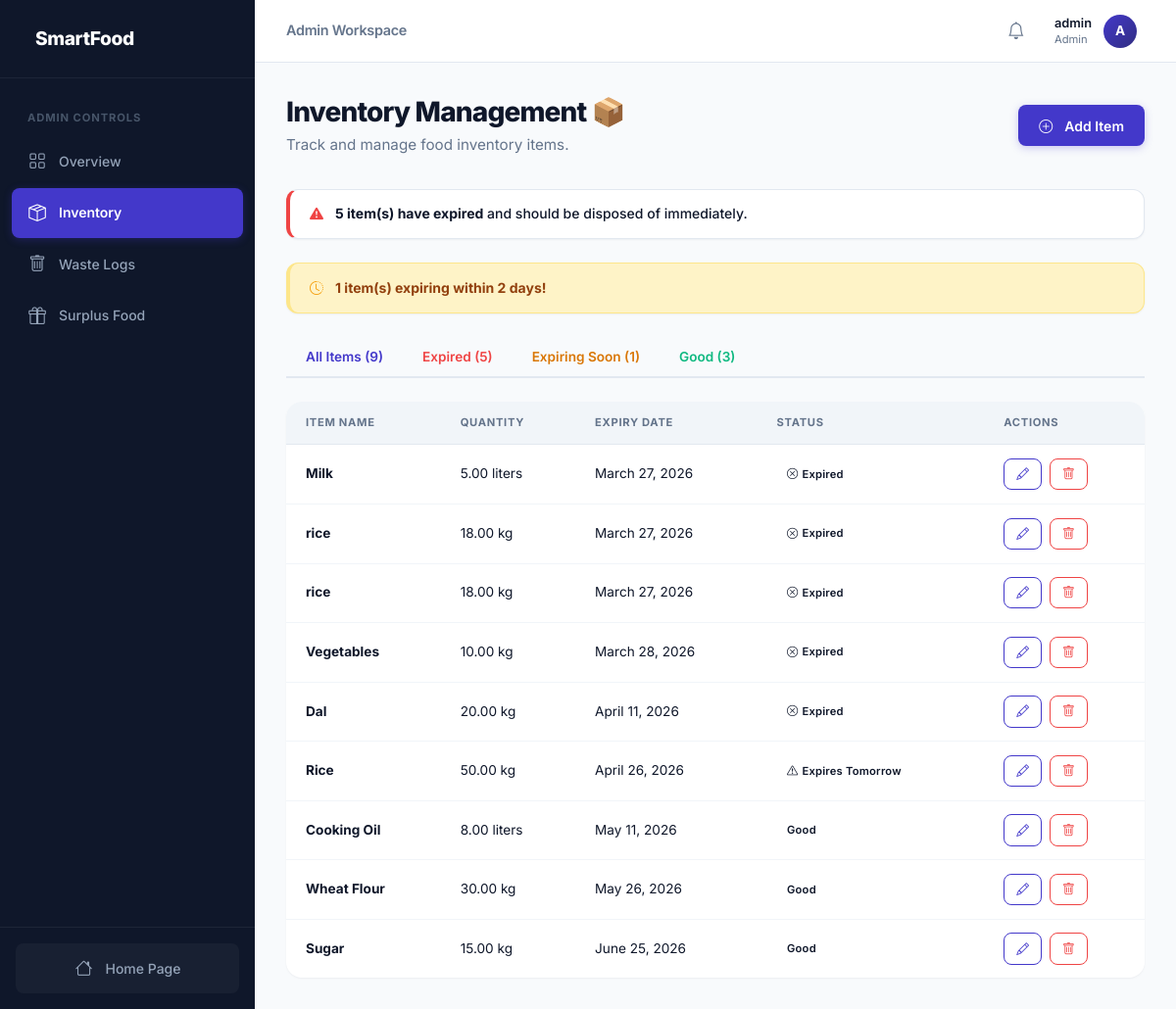
Screenshot of /inventory/ (signed in) with the database file from the repository.
### users/models.py (models this page shows, shortened)
class UserProfile(models.Model):
    user = models.OneToOneField(User, on_delete=models.CASCADE, related_name='profile')
    role = models.CharField(max_length=20, choices=ROLE_CHOICES, default='pending')
    phone = models.CharField(max_length=15, blank=True)
    organization = models.CharField(max_length=100, blank=True, help_text="For NGO users")
    food_provider = models.ForeignKey(
        FoodProvider, on_delete=models.SET_NULL, null=True, blank=True,
        related_name='members', help_text="Food Provider this user belongs to"
    )
    def is_student(self):
        return self.role == 'student'
    def is_admin(self):
        return self.role == 'admin'

### inventory/models.py (models this page shows, shortened)
class FoodItem(models.Model):
    name = models.CharField(max_length=200)
    quantity = models.DecimalField(max_digits=10, decimal_places=2)
    unit = models.CharField(max_length=50, default='kg')
    expiry_date = models.DateField()
    added_on = models.DateField(auto_now_add=True)
    notes = models.TextField(blank=True)
    food_provider = models.ForeignKey(
        FoodProvider, on_delete=models.SET_NULL, null=True, blank=True,
        related_name='inventory_items'
    )
    def is_expired(self):
        return self.expiry_date < timezone.now().date()
    def expires_soon(self):
        return self.expiry_date <= timezone.now().date() + timedelta(days=2)
    def expires_today(self):
        return self.expiry_date == timezone.now().date()
    def expires_tomorrow(self):
        return self.expiry_date == timezone.now().date() + timedelta(days=1)

### inventory/views.py (the view)
# urls.py: path('', views.inventory_list, name='inventory_list'),
@login_required
def inventory_list(request):
    today = timezone.now().date()
    provider = _get_provider(request)
    try:
        is_admin = request.user.profile.is_admin() or request.user.is_superuser
    except Exception:
        is_admin = request.user.is_superuser
    if is_admin:
        items = FoodItem.objects.all().order_by('expiry_date')
    elif provider:
        items = FoodItem.objects.filter(food_provider=provider).order_by('expiry_date')
    else:
        items = FoodItem.objects.none()
    expired = items.filter(expiry_date__lt=today)
    expiring_soon = items.filter(expiry_date__range=[today, today + timedelta(days=2)])
    good_items = items.filter(expiry_date__gt=today + timedelta(days=2))
    context = {
        'items': items,
        'expired': expired,
        'expiring_soon': expiring_soon,
        'good_items': good_items,
        'today': today,
    }
    return render(request, 'inventory/list.html', context)

### inventory/views.py (called while the page is built)
def _get_provider(request):
    try:
        return request.user.profile.food_provider
    except Exception:
        return None

### users/context_processors.py (called while the page is built, shortened)
def notifications_processor(request):
    if not request.user.is_authenticated:
        return {}
    notifications = list(Notification.objects.filter(user=request.user).order_by('-created_at')[:10])
    return {
        'notifications': notifications,
        'unread_notifications_count': sum(1 for n in notifications if not n.is_read)
    }

### templates/inventory/list.html (shortened to what this page needs)
{% extends 'base.html' %}
{% block content %}
<div class="page-header flex-between">
    <div>
        <h2>Inventory Management 📦</h2>
        <p class="page-subtitle">Track and manage food inventory items.</p>
    </div>
    <div class="page-header-actions">
        <a href="/inventory/add/" class="btn btn-primary"><i class="bi bi-plus-circle me-1"></i>Add Item</a>
    </div>
</div>
{% if expired %}
<div class="modern-alert alert-error mb-4">
    <i class="bi bi-exclamation-triangle-fill"></i>
    <div><strong>{{ expired|length }} item(s) have expired</strong> and should be disposed of immediately.</div>
</div>
{% endif %}
{% if expiring_soon %}
<div class="modern-alert alert-warning mb-4">
    <i class="bi bi-clock-history"></i>
    <div><strong>{{ expiring_soon|length }} item(s) expiring within 2 days!</strong></div>
</div>
{% endif %}
<div class="tab-nav" id="inventoryTabs">
    <button class="tab-link active" data-tab="all">All Items ({{ items|length }})</button>
    <button class="tab-link" data-tab="expired" style="color: var(--danger);">Expired ({{ expired|length }})</button>
    <button class="tab-link" data-tab="expiring" style="color: var(--accent-dark);">Expiring Soon ({{ expiring_soon|length }})</button>
    <button class="tab-link" data-tab="good" style="color: var(--success);">Good ({{ good_items|length }})</button>
</div>
<div id="tab-all" class="tab-pane active">
    {% include 'inventory/_table.html' with items=items %}
</div>
{% endblock %}

### templates/base.html (shortened to what this page needs)
<!DOCTYPE html>
<html lang="en">
<head>
    {% load static %}
    <link href="https://cdn.jsdelivr.net/npm/bootstrap-icons@1.11.0/font/bootstrap-icons.css" rel="stylesheet">
    <link href="{% static 'css/style.css' %}" rel="stylesheet">
</head>
<body>
    {% if user.is_authenticated %}
    <div class="dashboard-layout">
        <aside class="dashboard-sidebar" id="sidebar">
            <div class="sidebar-header">
                 SmartFood
            </div>
            <nav class="sidebar-nav">
                {% if user.profile.role == 'admin' or user.is_superuser %}
                    <div class="sidebar-section-label">Admin Controls</div>
                    <a class="sidebar-link" href="{% url 'dashboard' %}"><i class="bi bi-grid"></i> Overview</a>
                    <a class="sidebar-link" href="{% url 'inventory_list' %}"><i class="bi bi-box-seam"></i> Inventory</a>
                    <a class="sidebar-link" href="{% url 'waste_list' %}"><i class="bi bi-trash"></i> Waste Logs</a>
                    <a class="sidebar-link" href="{% url 'surplus_list' %}"><i class="bi bi-gift"></i> Surplus Food</a>
                {% elif user.profile.role == 'ngo' %}
                    <div class="sidebar-section-label">NGO Portal</div>
                    <a class="sidebar-link" href="{% url 'ngo_dashboard' %}"><i class="bi bi-grid"></i> Dashboard</a>
                    <a class="sidebar-link" href="{% url 'surplus_list' %}"><i class="bi bi-heart"></i> Available Surplus</a>
                {% endif %}
            </nav>
            <div class="sidebar-footer">
                <a class="sidebar-link" href="{% url 'home' %}">
                    <i class="bi bi-house"></i> Home Page
                </a>
            </div>
        </aside>
        <main class="dashboard-main">
            <header class="dashboard-header">
                <div class="flex-center gap-2">
                    <h5 class="header-title">{{ user.profile.get_role_display|default:"Student" }} Workspace</h5>
                </div>
                <div class="flex-center gap-3">
                    <div class="notification-bell" id="notification-trigger">
                        <i class="bi bi-bell fs-5"></i>
                    </div>
                    <div class="header-profile" id="profile-trigger">
                        <div class="flex-column align-items-end" style="line-height: 1.3;">
                            <span class="fw-semibold small text-dark">{{ user.username }}</span>
                            <span class="text-muted" style="font-size: 0.7rem; text-transform: capitalize;">{{ user.profile.get_role_display|default:"Student" }}</span>
                        </div>
                        <div class="profile-avatar">
                            {{ user.username|make_list|first|upper }}
                        </div>
                    </div>
                </div>
            </header>
    {% endif %}
    <div class="{% if user.is_authenticated %}dashboard-content{% else %}app-container mt-4{% endif %}">
        {% block content %}{% endblock %}
    </div>
    {% if user.is_authenticated %}
            </main>
        </div>
    {% endif %}
</body>
</html>

### templates/inventory/_table.html
<div class="modern-card border-0">
    <div class="card-body p-0">
        {% if items %}
        <table class="modern-table mb-0">
            <thead class="table-light">
                <tr><th>Item Name</th><th>Quantity</th><th>Expiry Date</th><th>Status</th><th>Actions</th></tr>
            </thead>
            <tbody>
            {% for item in items %}
            <tr class="{% if item.is_expired %}table-danger{% elif item.expires_soon %}table-warning{% endif %}">
                <td class="fw-bold">{{ item.name }}</td>
                <td>{{ item.quantity }} {{ item.unit }}</td>
                <td>{{ item.expiry_date }}</td>
                <td>
                    {% if item.is_expired %}
                    <span class="badge"><i class="bi bi-x-circle me-1"></i>Expired</span>
                    {% elif item.expires_today %}
                    <span class="badge"><i class="bi bi-exclamation-circle me-1"></i>Expires Today!</span>
                    {% elif item.expires_tomorrow %}
                    <span class="badge text-dark"><i class="bi bi-exclamation-triangle me-1"></i>Expires Tomorrow</span>
                    {% elif item.expires_soon %}
                    <span class="badge text-dark">Expiring Soon</span>
                    {% else %}
                    <span class="badge">Good</span>
                    {% endif %}
                </td>
                <td>
                    <a href="/inventory/edit/{{ item.id }}/" class="btn btn-sm btn-outline-primary me-1">
                        <i class="bi bi-pencil"></i>
                    </a>
                    <a href="/inventory/delete/{{ item.id }}/" class="btn btn-sm btn-outline-danger">
                        <i class="bi bi-trash"></i>
                    </a>
                </td>
            </tr>
            {% endfor %}
            </tbody>
        </table>
        {% else %}
        <div class="text-center py-5 text-muted">
            <i class="bi bi-inbox fs-1"></i>
            <p class="mt-2">No items in this category.</p>
        </div>
        {% endif %}
    </div>
</div>

### rows the page displays
FoodItem: name "Milk", quantity "5.00", unit "liters", expiry_date "March 27, 2026", shows "Expired"
FoodItem: name "rice", quantity "18.00", unit "kg", expiry_date "March 27, 2026", shows "Expired"
FoodItem: name "rice", quantity "18.00", unit "kg", expiry_date "March 27, 2026", shows "Expired"
FoodItem: name "Vegetables", quantity "10.00", unit "kg", expiry_date "March 28, 2026", shows "Expired"
FoodItem: name "Dal", quantity "20.00", unit "kg", expiry_date "April 11, 2026", shows "Expired"
FoodItem: name "Rice", quantity "50.00", unit "kg", expiry_date "April 26, 2026", shows "Expires Tomorrow"
FoodItem: name "Cooking Oil", quantity "8.00", unit "liters", expiry_date "May 11, 2026", shows "Good"
FoodItem: name "Wheat Flour", quantity "30.00", unit "kg", expiry_date "May 26, 2026", shows "Good"
FoodItem: name "Sugar", quantity "15.00", unit "kg", expiry_date "June 25, 2026", shows "Good"

### other values shown
{{ user.profile.get_role_display|default:"Student" }} "Admin"
{{ user.username }} "admin"
{{ user.username|make_list|first|upper }} "A"
{{ expired|length }} "5"
{{ expiring_soon|length }} "1"
{{ items|length }} "9"
{{ good_items|length }} "3"
